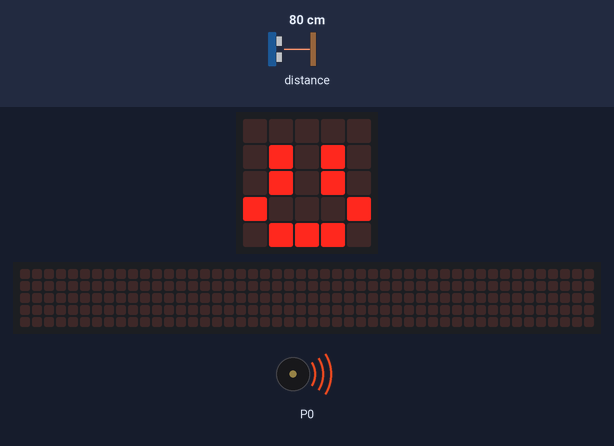
The program below on a simulated BBC micro:bit (MakeCode). On the bench: the board's 5×5 LED display, a strip that is not on the board, showing the scrolling text unrolled, buzzer (waves = sounding). Inputs (shaded band) come from the test bench; at power-on: distance to the obstacle 80 cm. The 48×5 strip is a reading aid, not a part: it shows the text the display is scrolling, unrolled, one strip-width of it at a time.

Above: at 0.2 s.
1.3 s: distance to the obstacle set to 2 cm
At 1.7 s:
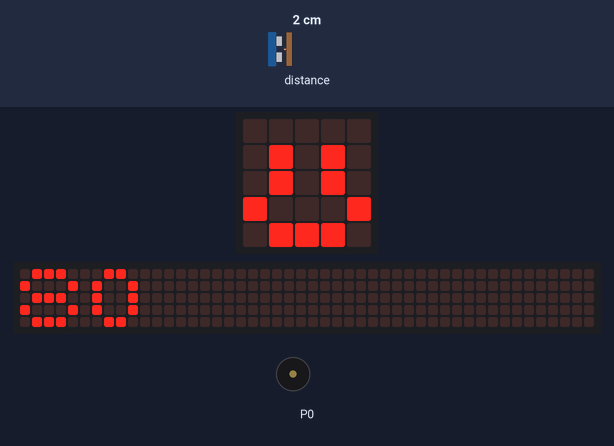
3.9 s: distance to the obstacle set to 120 cm
At 4.45 s:
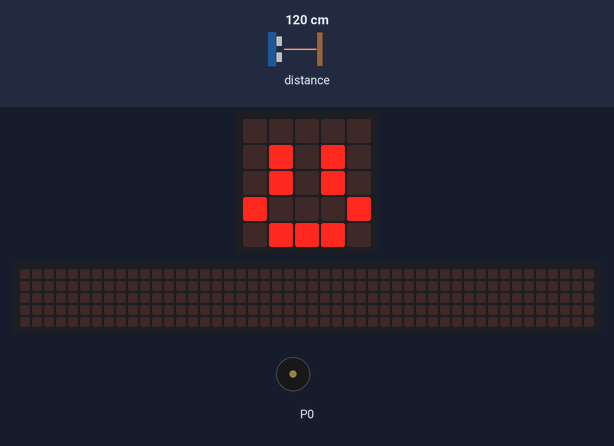
6.1 s: distance to the obstacle set to 4 cm
At 6.5 s:
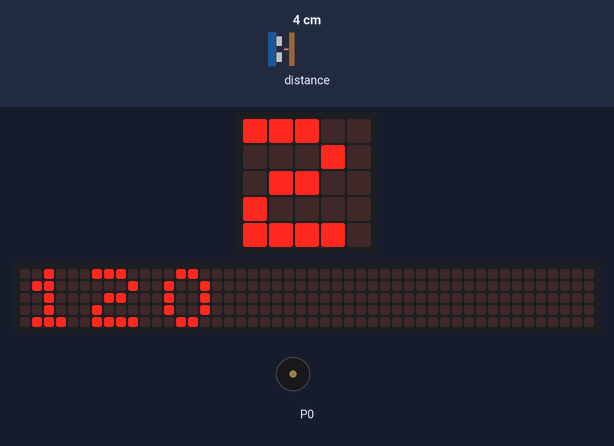
Timing chart, 0 to 18.3 s (numbered marks = the images above; inputs shaded):
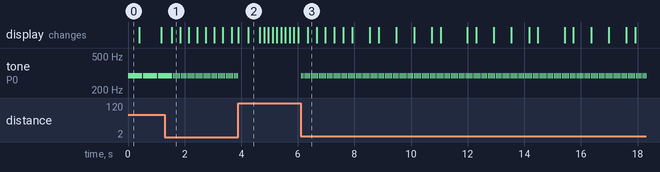

The program:

main.ts
```typescript
let distancia = 0
basic.forever(function () {
    basic.showLeds(`
        . . . . .
        . # . # .
        . # . # .
        # . . . #
        . # # # .
        `)
})
basic.forever(function () {
    basic.showNumber(distancia)
})
basic.forever(function () {
    distancia = sonar.ping(
    DigitalPin.P14,
    DigitalPin.P13,
    PingUnit.Centimeters
    )
    if (distancia < 100 && distancia >= 80) {
        music.play(music.tonePlayable(294, music.beat(BeatFraction.Whole)), music.PlaybackMode.UntilDone)
    }
    if (distancia < 80 && distancia >= 60) {
        music.play(music.tonePlayable(294, music.beat(BeatFraction.Half)), music.PlaybackMode.UntilDone)
    }
    if (distancia < 60 && distancia >= 40) {
        music.play(music.tonePlayable(294, music.beat(BeatFraction.Quarter)), music.PlaybackMode.UntilDone)
    }
    if (distancia < 40 && distancia >= 20) {
        music.play(music.tonePlayable(294, music.beat(BeatFraction.Eighth)), music.PlaybackMode.UntilDone)
    }
    if (distancia < 20 && distancia >= 0) {
        music.play(music.tonePlayable(294, music.beat(BeatFraction.Sixteenth)), music.PlaybackMode.UntilDone)
    }
})
```

test.ts
```typescript
// les proves van aquí; això no es compilarà quan aquest paquet s'usi com a extensió.
```

Measured:
- after the input at 1.3 s, tone on P0: alternates 294 Hz for 0.03 s and silent for 0.03 s, starting after 0.32 s
- after the input at 3.9 s, tone on P0: stops changing and stays silent
- after the input at 6.1 s, tone on P0: alternates 294 Hz for 0.03 s and silent for 0.03 s, starting at once
- by itself, tone on P0: alternates 294 Hz for 0.50 s and silent for 0.03 s
- what the display in image 2 shows lasts 0.4 s, from 4.3 s to 4.7 s
